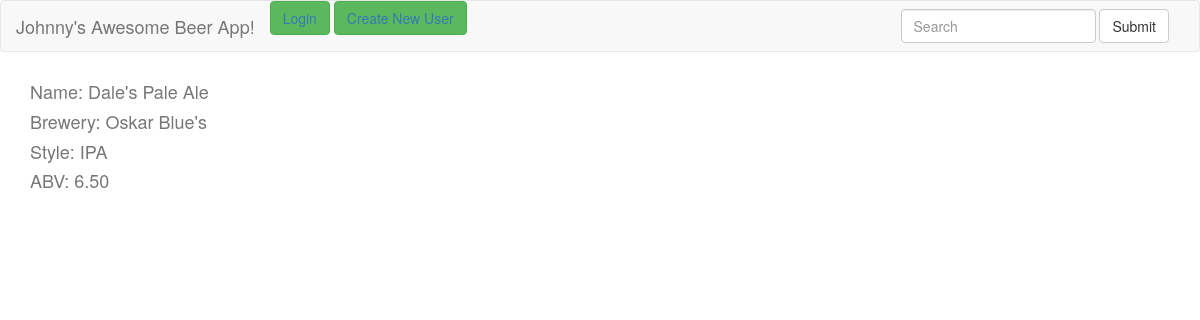
The page /beer_list/6/ on the database its author committed.
### app/models.py (models this page shows, shortened)
class Beer(models.Model):
    beer_name = models.CharField(max_length=50)
    brewer_name = models.CharField(max_length=50)
    beer_type = models.CharField(max_length=30)
    abv = models.DecimalField(max_digits=5, decimal_places=2)
    restaurant = models.ManyToManyField(Restaurant)

### app/views.py (the view)
# urls.py: url(r'^beer_list/(?P<pk>\d+)/$', BeerDetailView.as_view(), name="beer_detail_view")
class BeerDetailView(DetailView):
    model = Beer

### templates/app/beer_detail.html (shortened to what this page needs)
{% extends "base.html" %}
{% load staticfiles %}
{% block content %}
  <div class="container">
    <ul class="list-unstyled">
      <li><h4 class="text-muted">Name: {{ object.beer_name }}</h4></li>
      <li><h4 class="text-muted">Brewery: {{ object.brewer_name }}</h4></li>
      <li><h4 class="text-muted">Style: {{ object.beer_type }}</h4></li>
      <li><h4 class="text-muted">ABV: {{ object.abv }}</h4></li>
    </ul>
  </div>
{% endblock %}

### rows shown on the page
Beer: beer_name "Dale's Pale Ale", brewer_name "Oskar Blue's", beer_type "IPA", abv "6.50"
